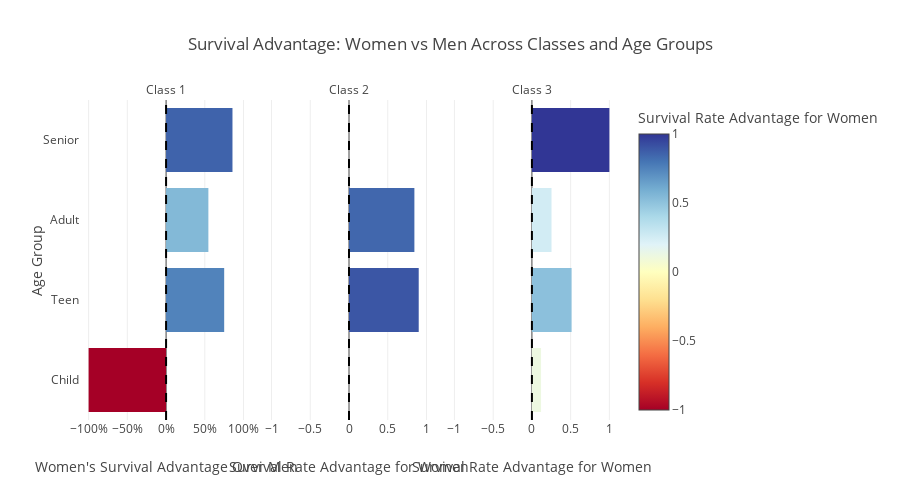

The cell this chart's notebook holds for it:
### Code cell
def visualize_gender_comparison():
    data = survival_demographics()
    
    # Calculate the difference in survival rates between women and men
    women_data = data[data['Sex'] == 'female'].set_index(['Pclass', 'age_group'])
    men_data = data[data['Sex'] == 'male'].set_index(['Pclass', 'age_group'])
    
    comparison_data = women_data[['survival_rate']].copy()
    comparison_data.columns = ['women_survival_rate']
    comparison_data['men_survival_rate'] = men_data['survival_rate']
    comparison_data['survival_difference'] = comparison_data['women_survival_rate'] - comparison_data['men_survival_rate']
    comparison_data = comparison_data.reset_index()
    
    fig = px.bar(
        comparison_data,
        x='survival_difference',
        y='age_group',
        color='survival_difference',
        facet_col='Pclass',
        title='Survival Advantage: Women vs Men Across Classes and Age Groups',
        labels={
            'survival_difference': 'Survival Rate Advantage for Women',
            'age_group': 'Age Group',
            'Pclass': 'Passenger Class'
        },
        color_continuous_scale='RdYlBu',
        range_color=[-1, 1]
    )
    
    fig.update_layout(
        height=500,
        showlegend=False,
        xaxis=dict(tickformat=',.0%'),
        xaxis_title="Women's Survival Advantage Over Men"
    )
    
    fig.for_each_annotation(lambda a: a.update(text=f"Class {a.text.split('=')[1]}"))
    
    for i in range(1, 4):
        fig.add_vline(x=0, line_dash="dash", line_color="black", 
                     row=1, col=i)
    
    return fig
visualize_gender_comparison()

### Figure 1 — Plotly figure (JSON) as saved in the notebook; plotly's stock layout.template omitted (floating-point values rounded to 4 significant figures)
{"data": [{"hovertemplate": "Passenger Class=1<br>Survival Rate Advantage for Women=%{marker.color}<br>Age Group=%{y}<extra></extra>", "legendgroup": "", "marker": {"color": [-1.0, 0.75, 0.546, 0.857], "coloraxis": "coloraxis", "pattern": {"shape": ""}}, "name": "", "orientation": "h", "showlegend": false, "textposition": "auto", "type": "bar", "x": [-1.0, 0.75, 0.546, 0.857], "xaxis": "x", "y": ["Child", "Teen", "Adult", "Senior"], "yaxis": "y"}, {"hovertemplate": "Passenger Class=2<br>Survival Rate Advantage for Women=%{marker.color}<br>Age Group=%{y}<extra></extra>", "legendgroup": "", "marker": {"color": [0.0, 0.9, 0.844, NaN], "coloraxis": "coloraxis", "pattern": {"shape": ""}}, "name": "", "orientation": "h", "showlegend": false, "textposition": "auto", "type": "bar", "x": [0.0, 0.9, 0.844, NaN], "xaxis": "x2", "y": ["Child", "Teen", "Adult", "Senior"], "yaxis": "y2"}, {"hovertemplate": "Passenger Class=3<br>Survival Rate Advantage for Women=%{marker.color}<br>Age Group=%{y}<extra></extra>", "legendgroup": "", "marker": {"color": [0.118, 0.512, 0.253, 1.0], "coloraxis": "coloraxis", "pattern": {"shape": ""}}, "name": "", "orientation": "h", "showlegend": false, "textposition": "auto", "type": "bar", "x": [0.118, 0.512, 0.253, 1.0], "xaxis": "x3", "y": ["Child", "Teen", "Adult", "Senior"], "yaxis": "y3"}], "layout": {"annotations": [{"showarrow": false, "text": "Class 1", "x": 0.16, "xanchor": "center", "xref": "paper", "y": 1, "yanchor": "bottom", "yref": "paper"}, {"showarrow": false, "text": "Class 2", "x": 0.5, "xanchor": "center", "xref": "paper", "y": 1, "yanchor": "bottom", "yref": "paper"}, {"showarrow": false, "text": "Class 3", "x": 0.84, "xanchor": "center", "xref": "paper", "y": 1, "yanchor": "bottom", "yref": "paper"}], "barmode": "relative", "coloraxis": {"cmax": 1, "cmin": -1, "colorbar": {"title": {"text": "Survival Rate Advantage for Women"}}, "colorscale": [[0, "rgb(165,0,38)"], [0.1, "rgb(215,48,39)"], [0.2, "rgb(244,109,67)"], [0.3, "rgb(253,174,97)"], [0.4, "rgb(254,224,144)"], [0.5, "rgb(255,255,191)"], [0.6, "rgb(224,243,248)"], [0.7, "rgb(171,217,233)"], [0.8, "rgb(116,173,209)"], [0.9, "rgb(69,117,180)"], [1, "rgb(49,54,149)"]]}, "height": 500, "legend": {"tracegroupgap": 0}, "shapes": [{"line": {"color": "black", "dash": "dash"}, "type": "line", "x0": 0, "x1": 0, "xref": "x", "y0": 0, "y1": 1, "yref": "y domain"}, {"line": {"color": "black", "dash": "dash"}, "type": "line", "x0": 0, "x1": 0, "xref": "x2", "y0": 0, "y1": 1, "yref": "y2 domain"}, {"line": {"color": "black", "dash": "dash"}, "type": "line", "x0": 0, "x1": 0, "xref": "x3", "y0": 0, "y1": 1, "yref": "y3 domain"}], "showlegend": false, "title": {"text": "Survival Advantage: Women vs Men Across Classes and Age Groups"}, "xaxis": {"anchor": "y", "domain": [0, 0.32], "tickformat": ",.0%", "title": {"text": "Women's Survival Advantage Over Men"}}, "xaxis2": {"anchor": "y2", "domain": [0.34, 0.66], "matches": "x", "title": {"text": "Survival Rate Advantage for Women"}}, "xaxis3": {"anchor": "y3", "domain": [0.68, 1.0], "matches": "x", "title": {"text": "Survival Rate Advantage for Women"}}, "yaxis": {"anchor": "x", "domain": [0, 1], "title": {"text": "Age Group"}}, "yaxis2": {"anchor": "x2", "domain": [0, 1], "matches": "y", "showticklabels": false}, "yaxis3": {"anchor": "x3", "domain": [0, 1], "matches": "y", "showticklabels": false}}}
